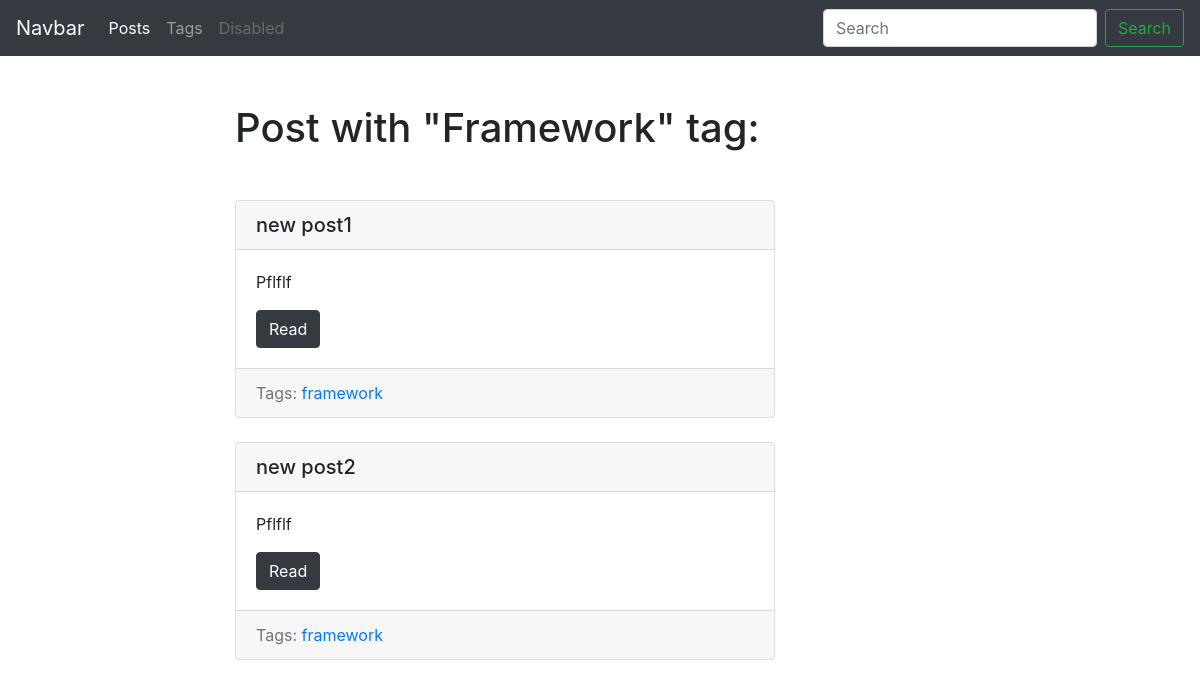
The page /blog/tag/framework/ on the database its author committed.
### blog/models.py (models this page shows, shortened)
class Tag(models.Model):
    title = models.CharField(max_length=50)
    slug = models.SlugField(max_length=50, unique=True)
    def get_absolute_url(self):
        return reverse('tag_detail_url', kwargs={'slug': self.slug})
    class Meta:
        ordering = ['title']

class Post(models.Model):
    title = models.CharField(max_length=150, db_index=True)
    slug = models.SlugField(max_length=150, blank=True, unique=True) #If unique is True, index is True too
    body = models.TextField(blank=True, db_index=True)
    tags = models.ManyToManyField('Tag', blank=True, related_name='posts')
    def get_absolute_url(self):
        return reverse('post_detail_url', kwargs={'slug': self.slug})
    class Meta:
        ordering = ['title']

### blog/views.py (the view)
# urls.py: path('tag/<str:slug>/', TagDetail.as_view(), name='tag_detail_url'),
class TagDetail(ObjectDetailMixin, View):
    model = Tag
    template = 'blog/tag_detail.html'

### blog/utils.py (called while the page is built)
    def get(self, request, slug):
        obj = get_object_or_404(self.model, slug__iexact=slug)
        return render(request, self.template, context={
            self.model.__name__.lower(): obj, 'admin_object': obj, 'detail': True})

### blog/templates/blog/tag_detail.html (shortened to what this page needs)
{% extends 'blog/base_blog.html' %}
{% block content %}
    <h1 class="mb-5">
        Post with "{{ tag.title|title }}" tag:
    </h1>
    {% for post in tag.posts.all %}
        {% include 'blog/includes/post_card_templates.html' %}
    {% endfor %}
{% endblock %}

### blog/templates/blog/base_blog.html (shortened to what this page needs)
{% extends 'base.html' %}

### templates/base.html (shortened to what this page needs)
{% load static %}
<!DOCTYPE html>
<html lang="en">
<head>
    <link rel="stylesheet" href="https://stackpath.bootstrapcdn.com/bootstrap/4.5.0/css/bootstrap.min.css">
    <link rel="stylesheet" href="{% static 'css/style.css' %}">
</head>
<body>
    <nav class="navbar navbar-expand-lg navbar-dark bg-dark">
        <a class="navbar-brand" href="#">Navbar</a>
        <div class="collapse navbar-collapse" id="navbarTogglerDemo03">
          <ul class="navbar-nav mr-auto mt-2 mt-lg-0">
            <li class="nav-item active">
              <a class="nav-link" href=" {% url 'posts_list_url' %} ">Posts <span class="sr-only">(current)</span></a>
            </li>
            <li class="nav-item">
              <a class="nav-link" href=" {% url 'tags_list_url' %} ">Tags</a>
            </li>
            <li class="nav-item">
              <a class="nav-link disabled" href="#" tabindex="-1" aria-disabled="true">Disabled</a>
            </li>
          </ul>
          <form class="form-inline my-2 my-lg-0" action="{% url 'posts_list_url' %}">
            <input class="form-control mr-sm-2" type="search" placeholder="Search" aria-label="Search" name="search">
            <button class="btn btn-outline-success my-2 my-sm-0" type="submit">Search</button>
          </form>
        </div>
      </nav>
    <div class="container mt-5">
        <div class="row">
            <div class="col-6 offset-md-2">
                {% block content %}{% endblock %}
        </div>
    </div>
</body>
</html>

### blog/templates/blog/includes/post_card_templates.html
<div class="card mb-4">
    <h5 class="card-header"> {{ post.title }}</h5>
    <div class="card-body">
        <p class="card-text">{{ post.body|truncatewords:15 }}</p>
        <a href="{{ post.get_absolute_url }}" class="btn btn-dark">Read</a>
    </div>
    <div class="card-footer text-muted">
        Tags:
        {% for tag in post.tags.all %}
            <a href=" {{ tag.get_absolute_url }} ">{{ tag.title }}</a>
        {% endfor %}
    </div>
</div>

### rows shown on the page
Tag: title "Framework", title "framework"
Post: title "new post1", body "Pflflf"
Post: title "new post2", body "Pflflf"
